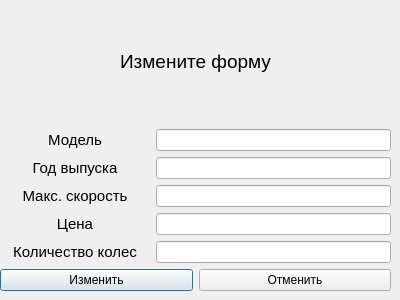
<?xml version="1.0" encoding="UTF-8"?>
<ui version="4.0">
 <class>editBicucleWindow</class>
 <widget class="QDialog" name="editBicucleWindow">
  <property name="geometry">
   <rect>
    <x>0</x>
    <y>0</y>
    <width>400</width>
    <height>300</height>
   </rect>
  </property>
  <property name="minimumSize">
   <size>
    <width>400</width>
    <height>300</height>
   </size>
  </property>
  <property name="maximumSize">
   <size>
    <width>400</width>
    <height>300</height>
   </size>
  </property>
  <property name="windowTitle">
   <string>Dialog</string>
  </property>
  <widget class="QWidget" name="layoutWidget">
   <property name="geometry">
    <rect>
     <x>0</x>
     <y>0</y>
     <width>391</width>
     <height>291</height>
    </rect>
   </property>
   <layout class="QGridLayout" name="gridLayout">
    <item row="0" column="0">
     <widget class="QLabel" name="label_6">
      <property name="font">
       <font>
        <pointsize>14</pointsize>
       </font>
      </property>
      <property name="layoutDirection">
       <enum>Qt::LeftToRight</enum>
      </property>
      <property name="text">
       <string>Измените форму</string>
      </property>
      <property name="alignment">
       <set>Qt::AlignCenter</set>
      </property>
     </widget>
    </item>
    <item row="1" column="0">
     <layout class="QHBoxLayout" name="horizontalLayout">
      <item>
       <widget class="QLabel" name="label">
        <property name="minimumSize">
         <size>
          <width>150</width>
          <height>0</height>
         </size>
        </property>
        <property name="maximumSize">
         <size>
          <width>150</width>
          <height>16777215</height>
         </size>
        </property>
        <property name="font">
         <font>
          <pointsize>11</pointsize>
         </font>
        </property>
        <property name="text">
         <string>Модель</string>
        </property>
        <property name="alignment">
         <set>Qt::AlignCenter</set>
        </property>
       </widget>
      </item>
      <item>
       <widget class="QLineEdit" name="BModellineEdit"/>
      </item>
     </layout>
    </item>
    <item row="2" column="0">
     <layout class="QHBoxLayout" name="horizontalLayout_2">
      <item>
       <widget class="QLabel" name="label_2">
        <property name="minimumSize">
         <size>
          <width>150</width>
          <height>0</height>
         </size>
        </property>
        <property name="maximumSize">
         <size>
          <width>150</width>
          <height>16777215</height>
         </size>
        </property>
        <property name="font">
         <font>
          <pointsize>11</pointsize>
         </font>
        </property>
        <property name="text">
         <string>Год выпуска</string>
        </property>
        <property name="alignment">
         <set>Qt::AlignCenter</set>
        </property>
       </widget>
      </item>
      <item>
       <widget class="QLineEdit" name="BYearlineEdit"/>
      </item>
     </layout>
    </item>
    <item row="3" column="0">
     <layout class="QHBoxLayout" name="horizontalLayout_3">
      <item>
       <widget class="QLabel" name="label_3">
        <property name="minimumSize">
         <size>
          <width>150</width>
          <height>0</height>
         </size>
        </property>
        <property name="maximumSize">
         <size>
          <width>150</width>
          <height>16777215</height>
         </size>
        </property>
        <property name="font">
         <font>
          <pointsize>11</pointsize>
         </font>
        </property>
        <property name="text">
         <string>Макс. скорость</string>
        </property>
        <property name="alignment">
         <set>Qt::AlignCenter</set>
        </property>
       </widget>
      </item>
      <item>
       <widget class="QLineEdit" name="BSpeedlineEdit"/>
      </item>
     </layout>
    </item>
    <item row="4" column="0">
     <layout class="QHBoxLayout" name="horizontalLayout_4">
      <item>
       <widget class="QLabel" name="label_4">
        <property name="minimumSize">
         <size>
          <width>150</width>
          <height>0</height>
         </size>
        </property>
        <property name="maximumSize">
         <size>
          <width>150</width>
          <height>16777215</height>
         </size>
        </property>
        <property name="font">
         <font>
          <pointsize>11</pointsize>
         </font>
        </property>
        <property name="text">
         <string>Цена</string>
        </property>
        <property name="alignment">
         <set>Qt::AlignCenter</set>
        </property>
       </widget>
      </item>
      <item>
       <widget class="QLineEdit" name="BCostlineEdit"/>
      </item>
     </layout>
    </item>
    <item row="5" column="0">
     <layout class="QHBoxLayout" name="horizontalLayout_6">
      <item>
       <widget class="QLabel" name="label_5">
        <property name="minimumSize">
         <size>
          <width>150</width>
          <height>0</height>
         </size>
        </property>
        <property name="maximumSize">
         <size>
          <width>150</width>
          <height>16777215</height>
         </size>
        </property>
        <property name="font">
         <font>
          <pointsize>11</pointsize>
         </font>
        </property>
        <property name="text">
         <string>Количество колес</string>
        </property>
        <property name="alignment">
         <set>Qt::AlignCenter</set>
        </property>
       </widget>
      </item>
      <item>
       <widget class="QLineEdit" name="BWeellineEdit"/>
      </item>
     </layout>
    </item>
    <item row="6" column="0">
     <layout class="QHBoxLayout" name="horizontalLayout_5">
      <item>
       <widget class="QPushButton" name="editBPushButton">
        <property name="text">
         <string>Изменить</string>
        </property>
       </widget>
      </item>
      <item>
       <widget class="QPushButton" name="BackBPushButton">
        <property name="text">
         <string>Отменить</string>
        </property>
       </widget>
      </item>
     </layout>
    </item>
   </layout>
  </widget>
 </widget>
 <resources/>
 <connections/>
</ui>
